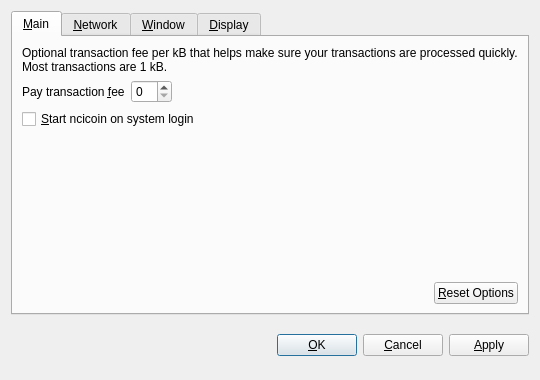
<?xml version="1.0" encoding="UTF-8"?>
<ui version="4.0">
 <class>OptionsDialog</class>
 <widget class="QDialog" name="OptionsDialog">
  <property name="geometry">
   <rect>
    <x>0</x>
    <y>0</y>
    <width>540</width>
    <height>380</height>
   </rect>
  </property>
  <property name="windowTitle">
   <string>Options</string>
  </property>
  <property name="modal">
   <bool>true</bool>
  </property>
  <layout class="QVBoxLayout" name="verticalLayout">
   <item>
    <widget class="QTabWidget" name="tabWidget">
     <property name="tabPosition">
      <enum>QTabWidget::North</enum>
     </property>
     <property name="currentIndex">
      <number>0</number>
     </property>
     <widget class="QWidget" name="tabMain">
      <attribute name="title">
       <string>&amp;Main</string>
      </attribute>
      <layout class="QVBoxLayout" name="verticalLayout_Main">
       <item>
        <widget class="QLabel" name="transactionFeeInfoLabel">
         <property name="text">
          <string>Optional transaction fee per kB that helps make sure your transactions are processed quickly. Most transactions are 1 kB.</string>
         </property>
         <property name="textFormat">
          <enum>Qt::PlainText</enum>
         </property>
         <property name="wordWrap">
          <bool>true</bool>
         </property>
        </widget>
       </item>
       <item>
        <layout class="QHBoxLayout" name="horizontalLayout_1_Main">
         <item>
          <widget class="QLabel" name="transactionFeeLabel">
           <property name="text">
            <string>Pay transaction &amp;fee</string>
           </property>
           <property name="textFormat">
            <enum>Qt::PlainText</enum>
           </property>
           <property name="buddy">
            <cstring>transactionFee</cstring>
           </property>
          </widget>
         </item>
         <item>
          <widget class="BitcoinAmountField" name="transactionFee"/>
         </item>
         <item>
          <spacer name="horizontalSpacer_1_Main">
           <property name="orientation">
            <enum>Qt::Horizontal</enum>
           </property>
           <property name="sizeHint" stdset="0">
            <size>
             <width>40</width>
             <height>20</height>
            </size>
           </property>
          </spacer>
         </item>
        </layout>
       </item>
       <item>
        <widget class="QCheckBox" name="bitcoinAtStartup">
         <property name="toolTip">
          <string>Automatically start ncicoin after logging in to the system.</string>
         </property>
         <property name="text">
          <string>&amp;Start ncicoin on system login</string>
         </property>
        </widget>
       </item>
       <item>
        <spacer name="verticalSpacer_Main">
         <property name="orientation">
          <enum>Qt::Vertical</enum>
         </property>
         <property name="sizeHint" stdset="0">
          <size>
           <width>20</width>
           <height>40</height>
          </size>
         </property>
        </spacer>
       </item>
       <item>
        <layout class="QHBoxLayout" name="horizontalLayout_2_Main">
         <item>
          <spacer name="horizontalSpacer_2_Main">
           <property name="orientation">
            <enum>Qt::Horizontal</enum>
           </property>
           <property name="sizeHint" stdset="0">
            <size>
             <width>40</width>
             <height>20</height>
            </size>
           </property>
          </spacer>
         </item>
         <item>
          <widget class="QPushButton" name="resetButton">
           <property name="toolTip">
            <string>Reset all client options to default.</string>
           </property>
           <property name="text">
            <string>&amp;Reset Options</string>
           </property>
           <property name="autoDefault">
            <bool>false</bool>
           </property>
          </widget>
         </item>
        </layout>
       </item>
      </layout>
     </widget>
     <widget class="QWidget" name="tabNetwork">
      <attribute name="title">
       <string>&amp;Network</string>
      </attribute>
      <layout class="QVBoxLayout" name="verticalLayout_Network">
       <item>
        <widget class="QCheckBox" name="mapPortUpnp">
         <property name="toolTip">
          <string>Automatically open the ncicoin client port on the router. This only works when your router supports UPnP and it is enabled.</string>
         </property>
         <property name="text">
          <string>Map port using &amp;UPnP</string>
         </property>
        </widget>
       </item>
       <item>
        <widget class="QCheckBox" name="connectSocks">
         <property name="toolTip">
          <string>Connect to the ncicoin network through a SOCKS proxy (e.g. when connecting through Tor).</string>
         </property>
         <property name="text">
          <string>&amp;Connect through SOCKS proxy:</string>
         </property>
        </widget>
       </item>
       <item>
        <layout class="QHBoxLayout" name="horizontalLayout_Network">
         <item>
          <widget class="QLabel" name="proxyIpLabel">
           <property name="text">
            <string>Proxy &amp;IP:</string>
           </property>
           <property name="textFormat">
            <enum>Qt::PlainText</enum>
           </property>
           <property name="buddy">
            <cstring>proxyIp</cstring>
           </property>
          </widget>
         </item>
         <item>
          <widget class="QValidatedLineEdit" name="proxyIp">
           <property name="maximumSize">
            <size>
             <width>140</width>
             <height>16777215</height>
            </size>
           </property>
           <property name="toolTip">
            <string>IP address of the proxy (e.g. 127.0.0.1)</string>
           </property>
          </widget>
         </item>
         <item>
          <widget class="QLabel" name="proxyPortLabel">
           <property name="text">
            <string>&amp;Port:</string>
           </property>
           <property name="textFormat">
            <enum>Qt::PlainText</enum>
           </property>
           <property name="buddy">
            <cstring>proxyPort</cstring>
           </property>
          </widget>
         </item>
         <item>
          <widget class="QLineEdit" name="proxyPort">
           <property name="maximumSize">
            <size>
             <width>55</width>
             <height>16777215</height>
            </size>
           </property>
           <property name="toolTip">
            <string>Port of the proxy (e.g. 9050)</string>
           </property>
          </widget>
         </item>
         <item>
          <widget class="QLabel" name="socksVersionLabel">
           <property name="text">
            <string>SOCKS &amp;Version:</string>
           </property>
           <property name="textFormat">
            <enum>Qt::PlainText</enum>
           </property>
           <property name="buddy">
            <cstring>socksVersion</cstring>
           </property>
          </widget>
         </item>
         <item>
          <widget class="QValueComboBox" name="socksVersion">
           <property name="toolTip">
            <string>SOCKS version of the proxy (e.g. 5)</string>
           </property>
          </widget>
         </item>
         <item>
          <spacer name="horizontalSpacer_Network">
           <property name="orientation">
            <enum>Qt::Horizontal</enum>
           </property>
           <property name="sizeHint" stdset="0">
            <size>
             <width>40</width>
             <height>20</height>
            </size>
           </property>
          </spacer>
         </item>
        </layout>
       </item>
       <item>
        <spacer name="verticalSpacer_Network">
         <property name="orientation">
          <enum>Qt::Vertical</enum>
         </property>
         <property name="sizeHint" stdset="0">
          <size>
           <width>20</width>
           <height>40</height>
          </size>
         </property>
        </spacer>
       </item>
      </layout>
     </widget>
     <widget class="QWidget" name="tabWindow">
      <attribute name="title">
       <string>&amp;Window</string>
      </attribute>
      <layout class="QVBoxLayout" name="verticalLayout_Window">
       <item>
        <widget class="QCheckBox" name="minimizeToTray">
         <property name="toolTip">
          <string>Show only a tray icon after minimizing the window.</string>
         </property>
         <property name="text">
          <string>&amp;Minimize to the tray instead of the taskbar</string>
         </property>
        </widget>
       </item>
       <item>
        <widget class="QCheckBox" name="minimizeOnClose">
         <property name="toolTip">
          <string>Minimize instead of exit the application when the window is closed. When this option is enabled, the application will be closed only after selecting Quit in the menu.</string>
         </property>
         <property name="text">
          <string>M&amp;inimize on close</string>
         </property>
        </widget>
       </item>
       <item>
        <spacer name="verticalSpacer_Window">
         <property name="orientation">
          <enum>Qt::Vertical</enum>
         </property>
         <property name="sizeHint" stdset="0">
          <size>
           <width>20</width>
           <height>40</height>
          </size>
         </property>
        </spacer>
       </item>
      </layout>
     </widget>
     <widget class="QWidget" name="tabDisplay">
      <attribute name="title">
       <string>&amp;Display</string>
      </attribute>
      <layout class="QVBoxLayout" name="verticalLayout_Display">
       <item>
        <layout class="QHBoxLayout" name="horizontalLayout_1_Display">
         <item>
          <widget class="QLabel" name="langLabel">
           <property name="text">
            <string>User Interface &amp;language:</string>
           </property>
           <property name="textFormat">
            <enum>Qt::PlainText</enum>
           </property>
           <property name="buddy">
            <cstring>lang</cstring>
           </property>
          </widget>
         </item>
         <item>
          <widget class="QValueComboBox" name="lang">
           <property name="toolTip">
            <string>The user interface language can be set here. This setting will take effect after restarting ncicoin.</string>
           </property>
          </widget>
         </item>
        </layout>
       </item>
       <item>
        <layout class="QHBoxLayout" name="horizontalLayout_2_Display">
         <item>
          <widget class="QLabel" name="unitLabel">
           <property name="text">
            <string>&amp;Unit to show amounts in:</string>
           </property>
           <property name="textFormat">
            <enum>Qt::PlainText</enum>
           </property>
           <property name="buddy">
            <cstring>unit</cstring>
           </property>
          </widget>
         </item>
         <item>
          <widget class="QValueComboBox" name="unit">
           <property name="toolTip">
            <string>Choose the default subdivision unit to show in the interface and when sending coins.</string>
           </property>
          </widget>
         </item>
        </layout>
       </item>
       <item>
        <widget class="QCheckBox" name="displayAddresses">
         <property name="toolTip">
          <string>Whether to show ncicoin addresses in the transaction list or not.</string>
         </property>
         <property name="text">
          <string>&amp;Display addresses in transaction list</string>
         </property>
        </widget>
       </item>
       <item>
        <spacer name="verticalSpacer_Display">
         <property name="orientation">
          <enum>Qt::Vertical</enum>
         </property>
         <property name="sizeHint" stdset="0">
          <size>
           <width>20</width>
           <height>40</height>
          </size>
         </property>
        </spacer>
       </item>
      </layout>
     </widget>
    </widget>
   </item>
   <item>
    <layout class="QHBoxLayout" name="horizontalLayout_Buttons">
     <item>
      <spacer name="horizontalSpacer_1">
       <property name="orientation">
        <enum>Qt::Horizontal</enum>
       </property>
       <property name="sizeHint" stdset="0">
        <size>
         <width>40</width>
         <height>48</height>
        </size>
       </property>
      </spacer>
     </item>
     <item>
      <widget class="QLabel" name="statusLabel">
       <property name="font">
        <font>
         <weight>75</weight>
         <bold>true</bold>
        </font>
       </property>
       <property name="text">
        <string/>
       </property>
       <property name="textFormat">
        <enum>Qt::PlainText</enum>
       </property>
       <property name="wordWrap">
        <bool>true</bool>
       </property>
      </widget>
     </item>
     <item>
      <spacer name="horizontalSpacer_2">
       <property name="orientation">
        <enum>Qt::Horizontal</enum>
       </property>
       <property name="sizeHint" stdset="0">
        <size>
         <width>40</width>
         <height>48</height>
        </size>
       </property>
      </spacer>
     </item>
     <item>
      <widget class="QPushButton" name="okButton">
       <property name="text">
        <string>&amp;OK</string>
       </property>
      </widget>
     </item>
     <item>
      <widget class="QPushButton" name="cancelButton">
       <property name="text">
        <string>&amp;Cancel</string>
       </property>
       <property name="autoDefault">
        <bool>false</bool>
       </property>
      </widget>
     </item>
     <item>
      <widget class="QPushButton" name="applyButton">
       <property name="text">
        <string>&amp;Apply</string>
       </property>
       <property name="autoDefault">
        <bool>false</bool>
       </property>
      </widget>
     </item>
    </layout>
   </item>
  </layout>
 </widget>
 <customwidgets>
  <customwidget>
   <class>BitcoinAmountField</class>
   <extends>QSpinBox</extends>
   <header>bitcoinamountfield.h</header>
  </customwidget>
  <customwidget>
   <class>QValueComboBox</class>
   <extends>QComboBox</extends>
   <header>qvaluecombobox.h</header>
  </customwidget>
  <customwidget>
   <class>QValidatedLineEdit</class>
   <extends>QLineEdit</extends>
   <header>qvalidatedlineedit.h</header>
  </customwidget>
 </customwidgets>
 <resources/>
 <connections/>
</ui>
